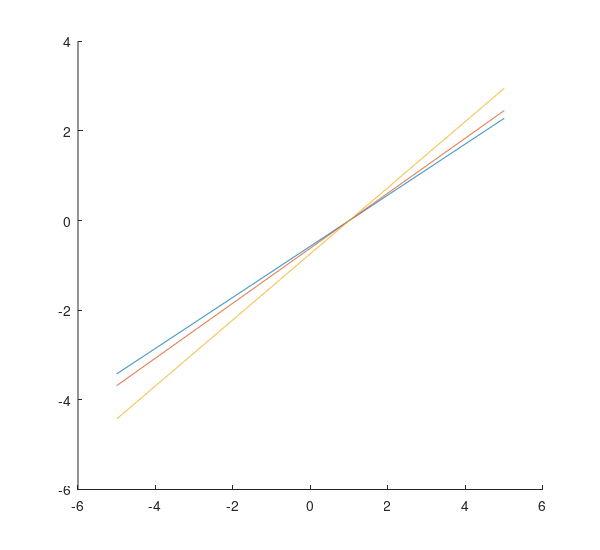

The MATLAB script that drew this image: (Note: a time limit stopped this script after it produced the figure.)

for KernelNo = 1:4

    if KernelNo == 1 % linear
        sigma_f = 0.6;
        c = 1; 
        kernel_function = @(x,x2) sigma_f^2*(x-c)*(x2 - c);
        name = 'linear';
    end
   
    if KernelNo == 2 % periodic
        sigma_f = 0.6;
        p = 1;
        l = 4;
        kernel_function = @(x,x2) sigma_f^2*exp(-2/l^2 * sin(pi*abs(x-x2)/p)^2);
        name = 'periodic';
    end
    
    if KernelNo == 3 % SE
        sigma_f = 0.6; 
        l = 1;
        kernel_function = @(x,x2) sigma_f^2*exp((x-x2)^2/(-2*l^2));
        name = 'SE';
    end
    
    if KernelNo == 4 % RQ
        sigma_f = 0.6;
        l =  1; 
        alpha = 1/2;
        kernel_function = @(x,x2) sigma_f^2*(1 + (x-x2)^2/(2*alpha*l^2))^(-alpha);
        name = 'RQ';
    end
    
    
    
    % prior distribution

    figure;
    sigma_n = 0.0; %known noise on observed data
    error_function = @(x,x2) sigma_n^2*(x==x2); 
    k = @(x,x2) kernel_function(x,x2);%+error_function(x,x2);

    prediction_x=-5:0.01:5;
    for i=1:length(prediction_x)
        mean(i) = 0;
        variance(i) = k(prediction_x(i),prediction_x(i));
    end
    plot_variance = @(x,lower,upper,color) set(fill([x,x(end:-1:1)],[upper,fliplr(lower)],color),'EdgeColor',color);
    %plot_variance(prediction_x,mean-1.96*variance,mean+1.96*variance,[0.9 0.9 0.9])
    hold on
    %set(plot(prediction_x,mean,'k'),'LineWidth',2)

    K=zeros(length(prediction_x),length(prediction_x));
    for i=1:length(prediction_x)
        for j=i:length(prediction_x)%We only calculate the top half of the matrix. This is an unnecessary speedup trick
            K(i,j)=k(prediction_x(i),prediction_x(j));
        end
    end
    K=K+triu(K,1)'; 

    [V,D]=eig(K);
    A=V*(D.^(1/2));

    clear gaussian_process_sample;
    for i=1:3
        standard_random_vector = randn(length(prediction_x),1);
        gaussian_process_sample(:,i) = A * standard_random_vector;
    end

    plot(prediction_x,real(gaussian_process_sample))

    % save

    set(gcf, 'PaperPosition', [-0.5 -0.25 6 5.5]); %Position the plot further to the left and down. Extend the plot to fill entire paper.
    set(gcf, 'PaperSize', [5 5]); %Keep the same paper size
    saveas(gcf, ['thesis/images/gp_prior_', name, '.pdf'], 'pdf')

end
